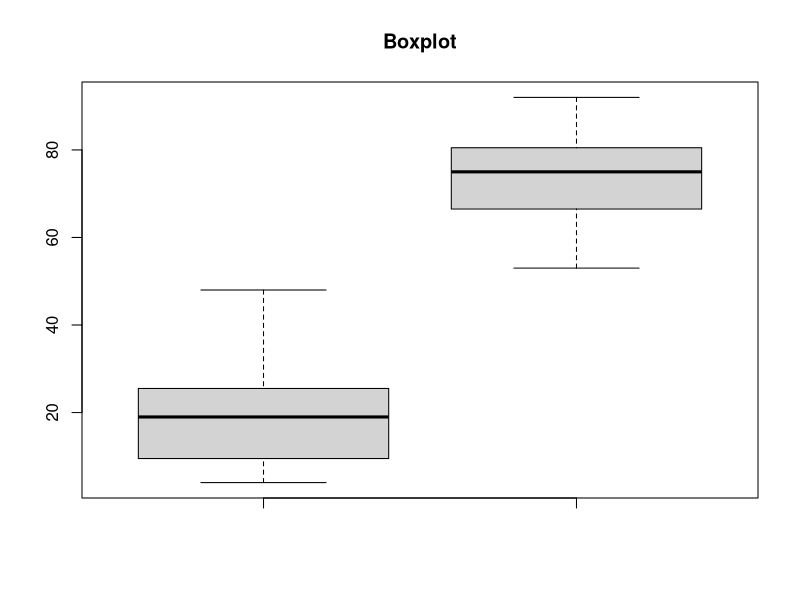
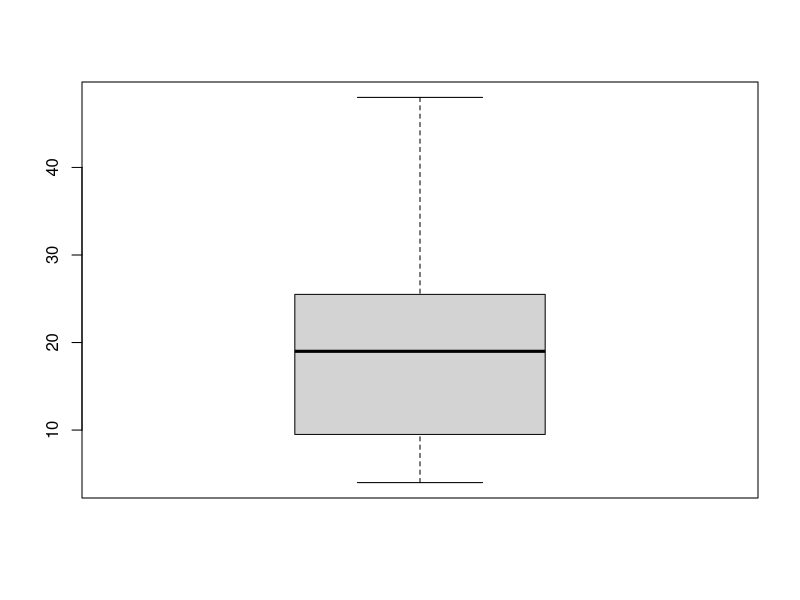
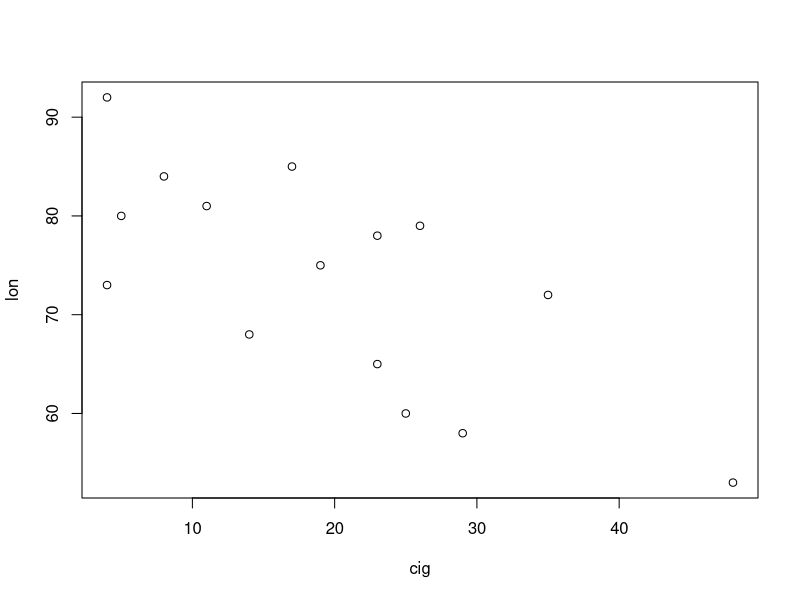
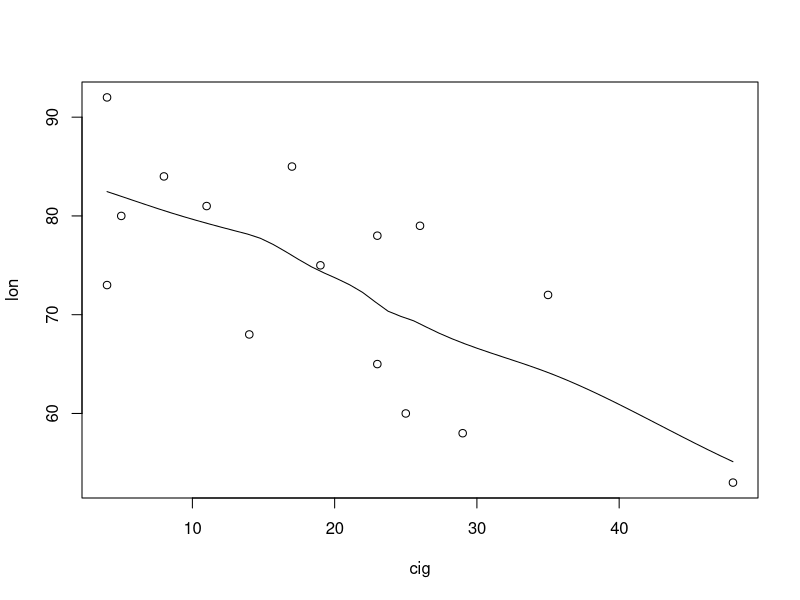
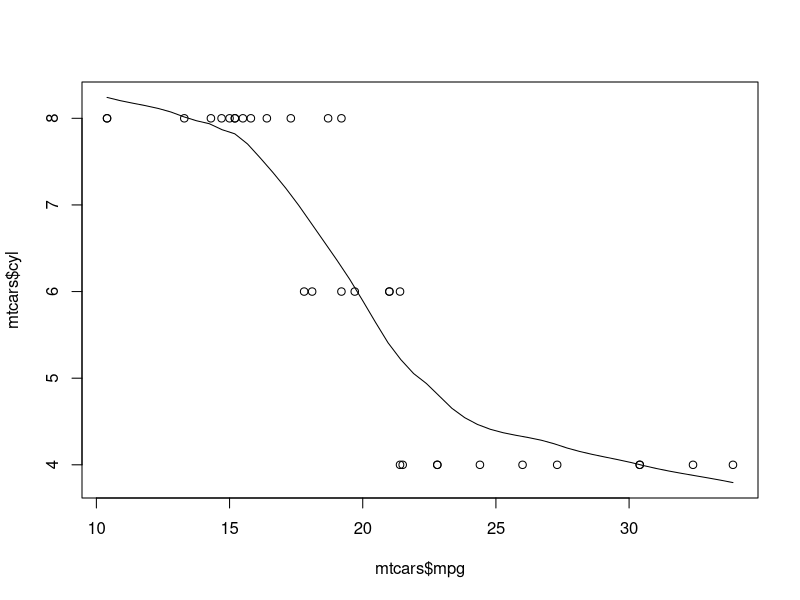
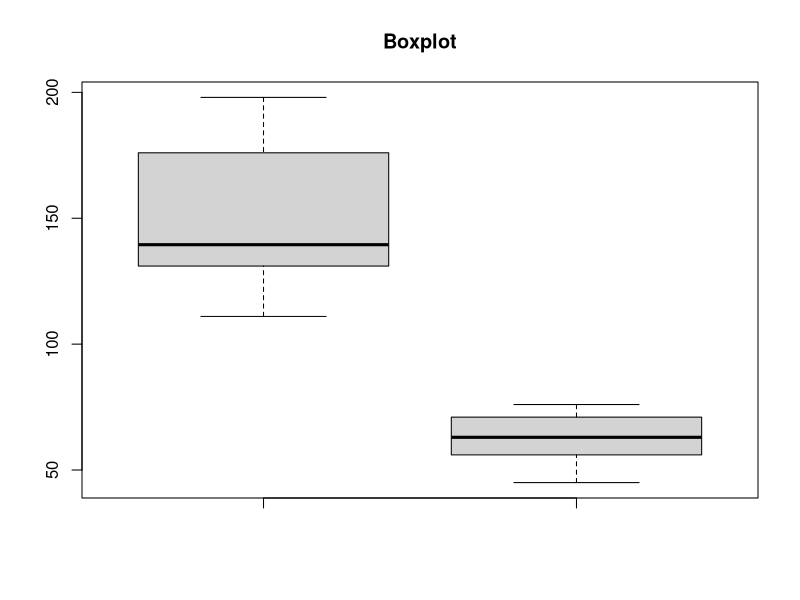
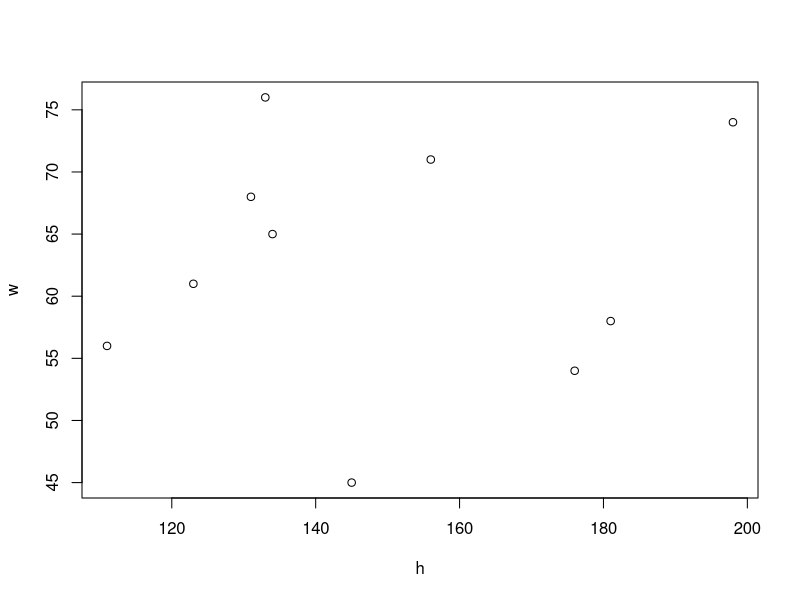
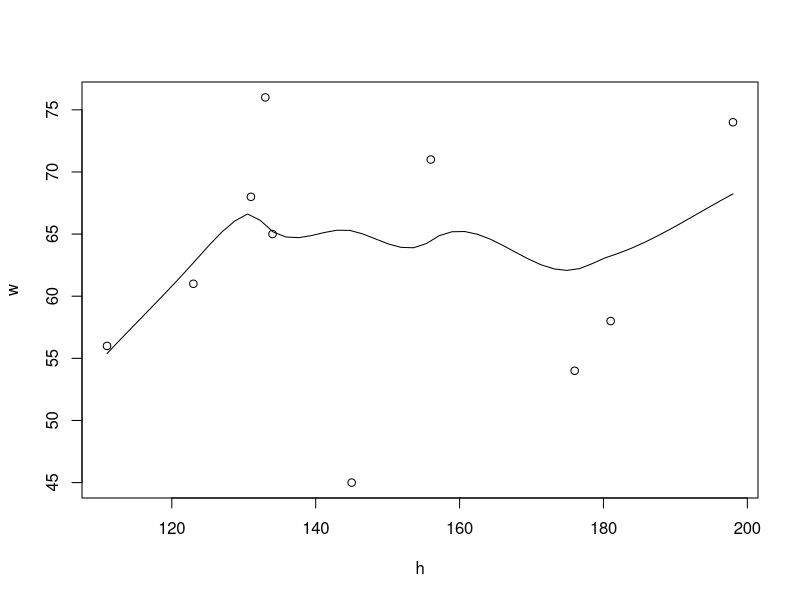

These charts were generated, in order, by the following R code:
# Question 1

# 1. 1
cig <- c(5,23,25,48,17,8,4,26,11,19,14,35,29,4,23)
lon <- c(80,78,60,53,85,84,73,79,81,75,68,72,58,92,65)

# 1. 2
cor(cig, lon)

# 1. 3
boxplot(cig, lon, main = "Boxplot")

# 1. 4
boxplot(cig)

# 1. 5
plot(cig, lon)
scatter.smooth(cig, lon)

scatter.smooth(mtcars$mpg, mtcars$cyl)

# 1. 6
model <- lm(lon ~ cig)
print(model)
summary(model)

# Question 2
# The predictor vector.
h <- c(111, 123, 134, 156, 145, 176, 198, 133, 131, 181)

# The resposne vector.
w <- c(56, 61, 65, 71, 45, 54, 74, 76, 68, 58)

# 2. 1
cor(h, w)

# 2. 2
boxplot(h, w, main="Boxplot")

# 2. 3
plot(h, w)
scatter.smooth(h, w)

# 2. 4
model <- lm(h ~ w)
print(model)
summary(model)

# 2. 5
model <- lm(h ~ w)

z <- data.frame(h = 170)
result <- predict(model,z)
print(result)

# Question 3
#3. 1
df <- (cars) 

# 3. 2
cor(df$speed, df$dist)

# 3. 3
boxplot(df$speed, df$dist, main = "Boxplot")

# 3. 4
boxplot(df$speed)

# 3. 5
plot(df$speed, df$dist)
scatter.smooth(df$speed, df$dist)

# 3. 6
model <- lm(df$dist ~ df$speed)
print(model)
summary(model)